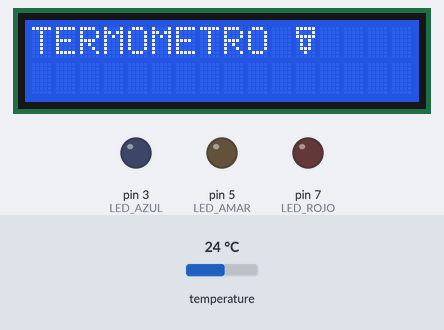
Bench run of a sketch on a simulated Arduino Uno, built with avr-gcc and run on an emulated ATmega328P. On the bench: 16×2 character LCD, output pins drawn as LEDs (lit = HIGH). The test bench sets the inputs (shaded band); at power-on: temperature 24 °C.

Above: at 2.3 s.
2.4 s: temperature set to 15.5 °C
At 3.9 s:
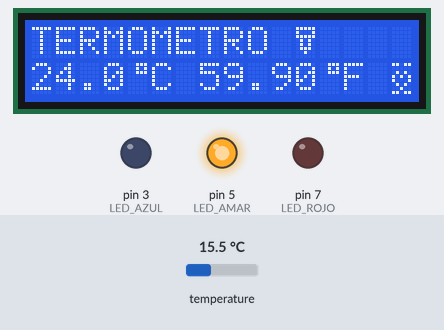
5.7 s: temperature set to 14.4 °C
At 8.1 s:
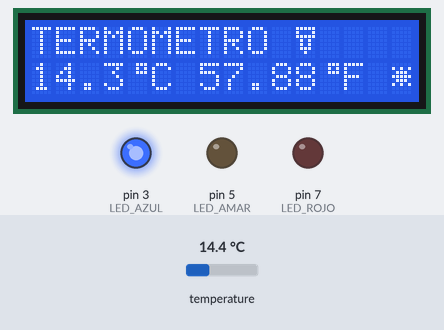
8.8 s: temperature set to 33 °C
At 11.6 s:
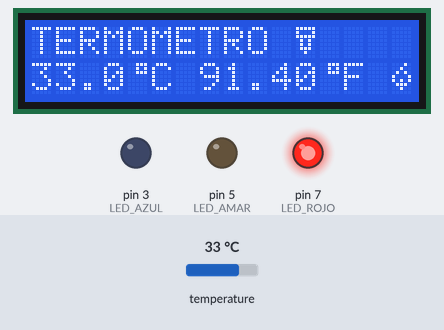
Timing chart, 0 to 13.1 s (numbered marks = the images above; inputs shaded):
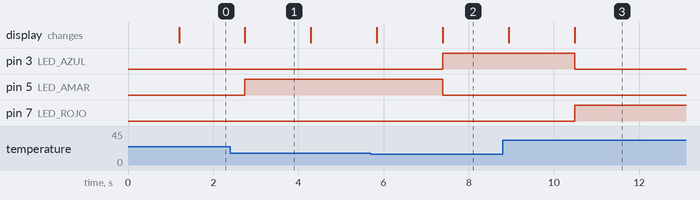

Measured:
- the behaviour switches between 15 and 14.9 °C on temperature (found by bisection; images 1 and 2)
- after the input at 2.4 s, the display: changes after 0.35 s (image 1)
- after the input at 5.7 s, pin 3 (LED_AZUL): LOW → HIGH after 1.7 s; pin 5 (LED_AMAR): HIGH → LOW after 1.7 s; the display: first changes after 0.14 s (image 2 shows a later state)
- after the input at 8.8 s, pin 3 (LED_AZUL): HIGH → LOW after 1.7 s; pin 7 (LED_ROJO): LOW → HIGH after 1.7 s; the display: first changes after 0.14 s (image 3 shows a later state)
- what the display in image 1 shows lasts 1.6 s, from 2.7 s to 4.3 s

The sketch:

Practica6_part-5.ino
```cpp
/*
  Fundación Kinal
  Centro Educativo Técnico Labral Kinal
  Electrónica
  Grado: Quinto
  Sección: A
  Curso: Taller de Electrónica Digital y Reparación de Computadoras I
  Nombre: Juan David Tejada Peñuela
  Carné: 2022454
*/

//Librerias
#include <OneWire.h>
#include <DallasTemperature.h>
#include <Wire.h>
#include <LiquidCrystal_I2C.h>
#define DW1(pin) digitalWrite(pin,HIGH)
#define DW0(pin) digitalWrite(pin,LOW)
#define direccion_lcd 0x27
#define filas 2
#define columnas 16
#define LED_AZUL 3
#define LED_AMAR 5
#define LED_ROJO 7
LiquidCrystal_I2C LCD_David(0x27, columnas, filas);
OneWire ourWire(2);
DallasTemperature sensors(&ourWire);

float celsius, farent;
float func_celsius();
float func_farent();
float segunda_fila(float);
void primera_fila(void);
void ConfigPinesOutput(void);
float valor_temp(float);


byte term[] = {
  0x1F,
  0x11,
  0x1F,
  0x0A,
  0x0A,
  0x0E,
  0x04,
  0x00
};

byte grados[] = {
  B00111,
  B00101,
  B00111,
  B00000,
  B00000,
  B00000,
  B00000,
  B00000
};

byte fuego[] = {
  B00010,
  B00100,
  B01010,
  B10001,
  B10101,
  B01110,
  B00100,
  B00000
};

byte frio[] = {
  B00000,
  B10101,
  B01110,
  B11111,
  B01110,
  B10101,
  B00000,
  B00000
};

byte templado[] = {
  B11011,
  B00000,
  B01010,
  B10101,
  B10001,
  B01010,
  B00100,
  B11011
};

void setup() {
delay(1000);
Serial.begin(9600);
LCD_David.init();
  LCD_David.backlight();
  LCD_David.clear();
sensors.begin();
LCD_David.createChar(1,term);
LCD_David.createChar(2,grados);
LCD_David.createChar(3,fuego);
LCD_David.createChar(4,frio);
LCD_David.createChar(5,templado);
ConfigPinesOutput();
primera_fila();

}

void loop() {

valor_temp();

}
void ConfigPinesOutput(){
  pinMode(LED_AZUL,OUTPUT);
  pinMode(LED_AMAR,OUTPUT);
  pinMode(LED_ROJO,OUTPUT);
}

void primera_fila(){
  LCD_David.init();
  LCD_David.backlight();
  LCD_David.clear();
  LCD_David.setCursor(0,0);
  LCD_David.print("TERMOMETRO");
  LCD_David.setCursor(11,0);
  LCD_David.write(byte(1));
}


void valor_temp(){


  // variables para °C y °F
  celsius = func_celsius();
  farent = func_farent();

  // muestra °C
  LCD_David.setCursor(0,1);
  LCD_David.print(celsius);
  LCD_David.setCursor(4,1);
  LCD_David.write(2);
  LCD_David.setCursor(5,1);
  LCD_David.print("C");

  // muestra °F
  LCD_David.setCursor(7,1);
  LCD_David.print(farent);
  LCD_David.setCursor(12,1);
  LCD_David.write(2);
  LCD_David.setCursor(13,1);
  LCD_David.print("F");


// condiciones de temperatura :p
if (celsius >30){
  digitalWrite(LED_ROJO,HIGH);
  digitalWrite(LED_AMAR,LOW);
  digitalWrite(LED_AZUL,LOW);
  LCD_David.setCursor(15,1);
  LCD_David.write(3);
}

if (celsius > 15 && celsius < 30){
  digitalWrite(LED_AMAR,HIGH);
  digitalWrite(LED_ROJO,LOW);
  digitalWrite(LED_AZUL,LOW);
  LCD_David.setCursor(15,1);
  LCD_David.write(5);
}

if (celsius < 15 ){
  digitalWrite(LED_AZUL,HIGH);
  digitalWrite(LED_AMAR,LOW);
  digitalWrite(LED_ROJO,LOW);
  LCD_David.setCursor(15,1);
  LCD_David.write(4);
}


}

float func_celsius(){
  sensors.requestTemperatures();
  float temp= sensors.getTempCByIndex(0); //Se obtiene la temperatura en ºC
  return temp;
}
float func_farent(){
  sensors.requestTemperatures();
  float temp1 = sensors.getTempFByIndex(0); //Se obtiene la temperatura en ºF
  return temp1;
}
```
